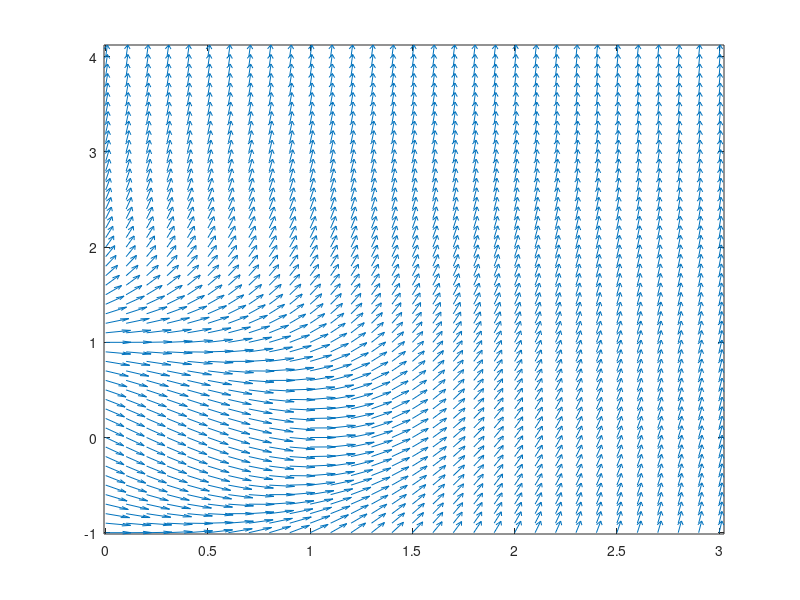

MATLAB code for this plot:
[X Y] = meshgrid(0:0.1:3, -1:0.1:4);
dY = X.^2 + Y.^2 -  1;
dX = ones(size(dY));
L = sqrt(dX.^2+dY.^2);
quiver(X,Y, dX./L, dY./L), axis tight